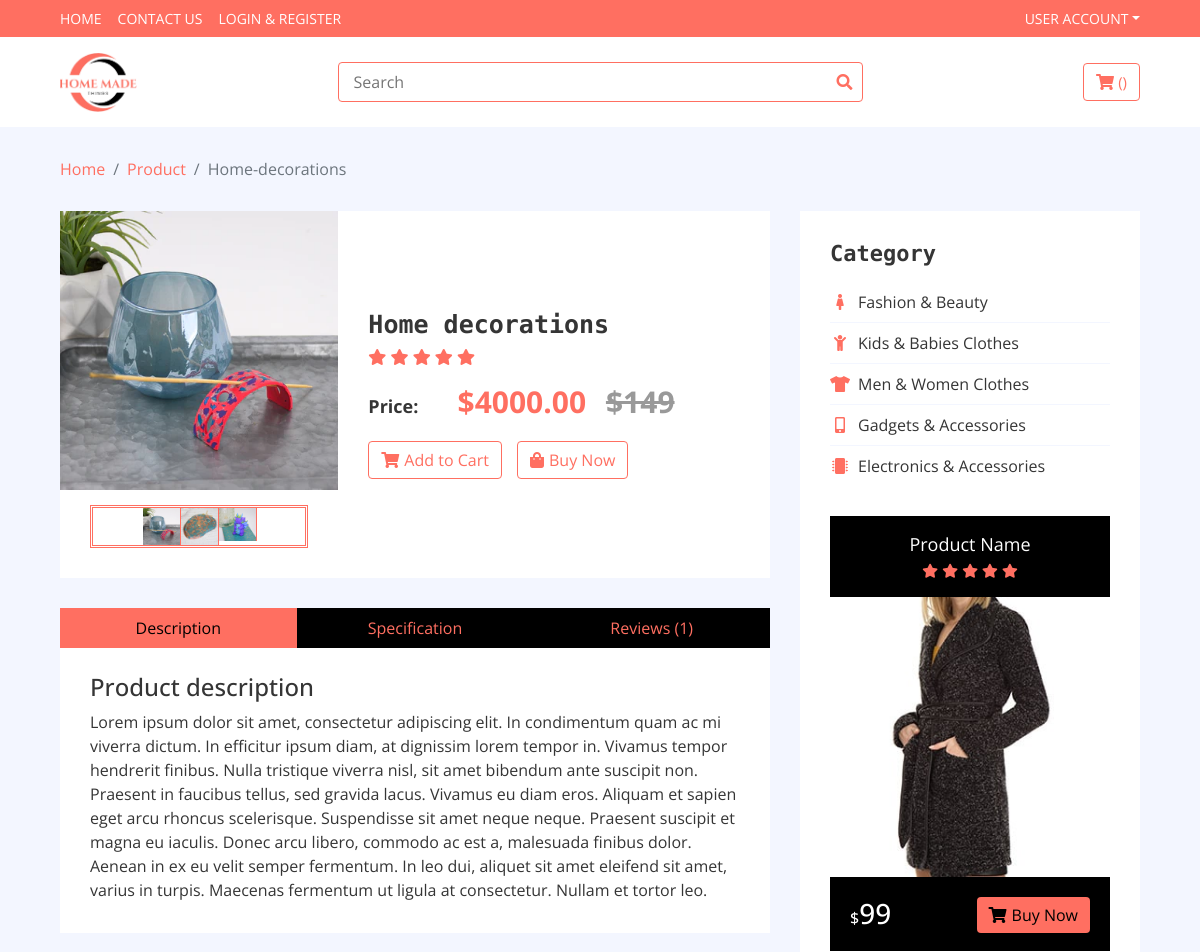
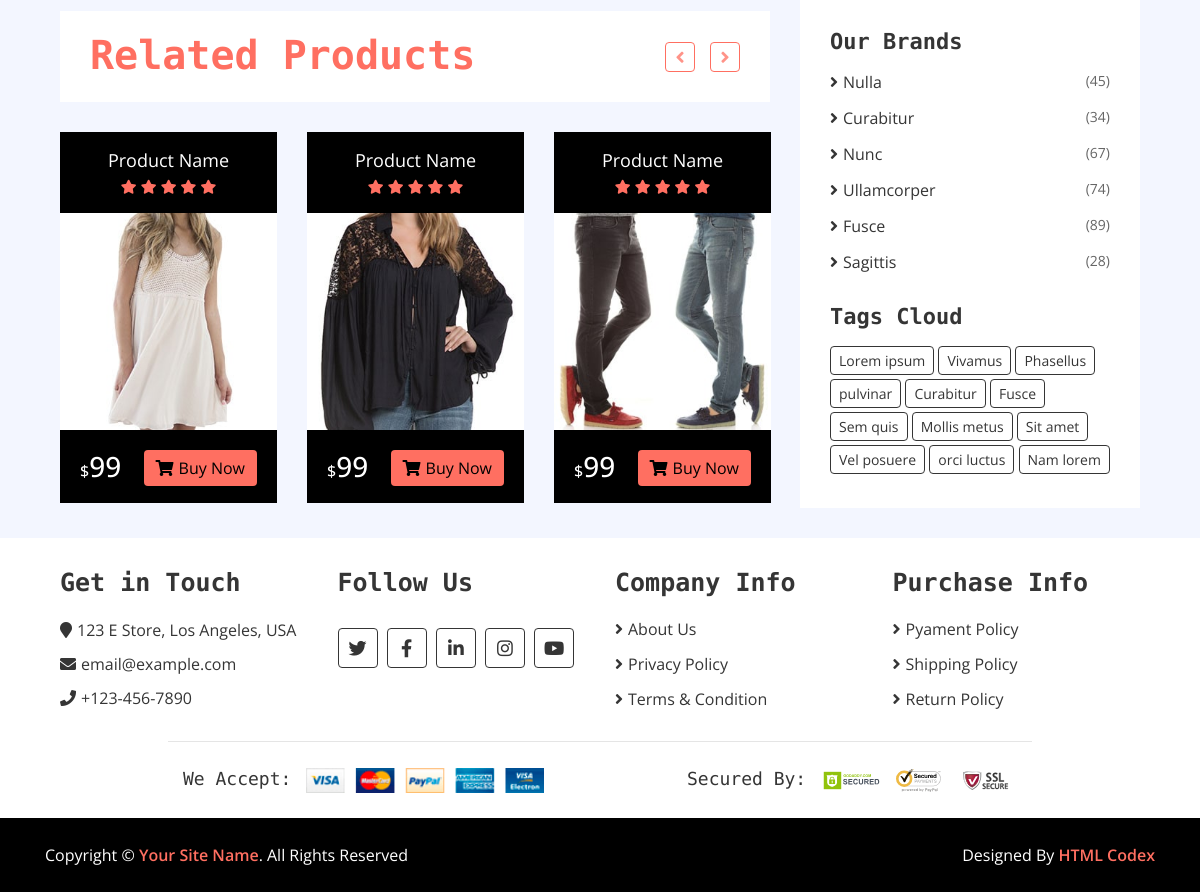
The page /product/home-decorations/ on the database its author committed (2 pictures, top to bottom).
### siteApp/models.py (models this page shows, shortened)
class ProductImage(BaseModel):
    product = models.ForeignKey('Product',on_delete=models.CASCADE, related_name='product_image')
    image = models.ImageField(upload_to='products/')

class Product(BaseModel):
    title = models.CharField(max_length=100)
    description = models.TextField()
    price = models.DecimalField(max_digits=10,decimal_places=2)
    slug = models.SlugField(unique=True,null=True,blank=True)
    category = models.ForeignKey('Category', on_delete=models.CASCADE,related_name='products')

### siteApp/views.py (the view)
# urls.py: path('<slug>/',get_product,name="get_product")
def get_product(request,slug):
    try:
        products = Product.objects.get(slug=slug)
        return render(request,'product/product.html',context={'products':products})
    except Product.DoesNotExist:
        raise Http404("Product not found")
    except Exception as e:
        print(e)

### templates/product/product.html (shortened to what this page needs)
{% extends "base/base.html" %}
{% block  start %}
<div class="product-detail">
    <div class="container-fluid">
        <div class="row">
            <div class="col-lg-8">
                <div class="product-detail-top">
                    <div class="row align-items-center">
                        <div class="col-md-5">
                            <div class="product-slider-single normal-slider">
                               {% for image in products.product_image.all %}
                                <img src="/media/{{ image.image }}" alt="Product Image">
                                {% endfor %}
                            </div>
                            <div class="product-slider-single-nav normal-slider">
                                {% for image in products.product_image.all %}
                                <div class="slider-nav-img"><img src="/media/{{ image.image }}" alt="Product Image"></div>
                                {% endfor %}
                            </div>
                        </div>
                        <div class="col-md-7">
                            <div class="product-content">
                                <div class="title"><h2>{{products.title}}</h2></div>
                                <div class="ratting">
                                    <i class="fa fa-star"></i>
                                    <i class="fa fa-star"></i>
                                    <i class="fa fa-star"></i>
                                    <i class="fa fa-star"></i>
                                    <i class="fa fa-star"></i>
                                </div>
                                <div class="price">
                                    <h4>Price:</h4>
                                    <p>${{products.price}} <span>$149</span></p>
                                </div>
                                <div class="action">
                                    {% if user.is_authenticated %}
                                    {% include "base/alert.html" %}
                                    <a class="btn" href="{% url 'add_to_cart' products.uid %}"><i class="fa fa-shopping-cart"></i>Add to Cart</a>
                                    <a class="btn" href="#"><i class="fa fa-shopping-bag"></i>Buy Now</a>
                                    {% else %}
                                    <a class="btn" href="{% url 'login' %}"><i class="fa fa-shopping-cart"></i>Add to Cart</a>
                                    <a class="btn" href="#"><i class="fa fa-shopping-bag"></i>Buy Now</a>
                                    {% endif %}
                                </div>
                            </div>
                        </div>
                    </div>
                </div>
                <div class="row product-detail-bottom">
                    <div class="col-lg-12">
                        <ul class="nav nav-pills nav-justified">
                            <li class="nav-item">
                                <a class="nav-link active" data-toggle="pill" href="#description">Description</a>
                            </li>
                            <li class="nav-item">
                                <a class="nav-link" data-toggle="pill" href="#specification">Specification</a>
                            </li>
                            <li class="nav-item">
                                <a class="nav-link" data-toggle="pill" href="#reviews">Reviews (1)</a>
                            </li>
                        </ul>
                        <div class="tab-content">
                            <div id="description" class="container tab-pane active">
                                <h4>Product description</h4>
                                <p>
                                    Lorem ipsum dolor sit amet, consectetur adipiscing elit. In condimentum quam ac mi viverra dictum. In efficitur ipsum diam, at dignissim lorem tempor in. Vivamus tempor hendrerit finibus. Nulla tristique viverra nisl, sit amet bibendum ante suscipit non. Praesent in faucibus tellus, sed gravida lacus. Vivamus eu diam eros. Aliquam et sapien eget arcu rhoncus scelerisque. Suspendisse sit amet neque neque. Praesent suscipit et magna eu iaculis. Donec arcu libero, commodo ac est a, malesuada finibus dolor. Aenean in ex eu velit semper fermentum. In leo dui, aliquet sit amet eleifend sit amet, varius in turpis. Maecenas fermentum ut ligula at consectetur. Nullam et tortor leo.
                                </p>
                            </div>
                        </div>
                    </div>
                </div>
                <div class="product">
                    <div class="section-header">
                        <h1>Related Products</h1>
                    </div>
                    <div class="row align-items-center product-slider product-slider-3">
                        <div class="col-lg-3">
                            <div class="product-item">
                                <div class="product-title">
                                    <a href="#">Product Name</a>
                                    <div class="ratting">
                                        <i class="fa fa-star"></i>
                                        <i class="fa fa-star"></i>
                                        <i class="fa fa-star"></i>
                                        <i class="fa fa-star"></i>
                                        <i class="fa fa-star"></i>
                                    </div>
                                </div>
                                <div class="product-image">
                                    <a href="product-detail.html">
                                        <img src="img/product-10.jpg" alt="Product Image">
                                    </a>
                                </div>
                                <div class="product-price">
                                    <h3><span>$</span>99</h3>
                                    <a class="btn" href=""><i class="fa fa-shopping-cart"></i>Buy Now</a>
                                </div>
                            </div>
                        </div>
                        <div class="col-lg-3">
                            <div class="product-item">
                                <div class="product-title">
                                    <a href="#">Product Name</a>
                                    <div class="ratting">
                                        <i class="fa fa-star"></i>
                                        <i class="fa fa-star"></i>
                                        <i class="fa fa-star"></i>
                                        <i class="fa fa-star"></i>
                                        <i class="fa fa-star"></i>
                                    </div>
                                </div>
                                <div class="product-image">
                                    <a href="product-detail.html">
                                        <img src="img/product-8.jpg" alt="Product Image">
                                    </a>
                                </div>
                                <div class="product-price">
                                    <h3><span>$</span>99</h3>
                                    <a class="btn" href=""><i class="fa fa-shopping-cart"></i>Buy Now</a>
                                </div>
                            </div>
                        </div>
                        <div class="col-lg-3">
                            <div class="product-item">
                                <div class="product-title">
                                    <a href="#">Product Name</a>
                                    <div class="ratting">
                                        <i class="fa fa-star"></i>
                                        <i class="fa fa-star"></i>
                                        <i class="fa fa-star"></i>
                                        <i class="fa fa-star"></i>
                                        <i class="fa fa-star"></i>
                                    </div>
                                </div>
                                <div class="product-image">
                                    <a href="product-detail.html">
                                        <img src="img/product-6.jpg" alt="Product Image">
                                    </a>
                                </div>
                                <div class="product-price">
                                    <h3><span>$</span>99</h3>
                                    <a class="btn" href=""><i class="fa fa-shopping-cart"></i>Buy Now</a>
                                </div>
                            </div>
                        </div>
                    </div>
                </div>
            </div>
            <div class="col-lg-4 sidebar">
                <div class="sidebar-widget category">
                    <h2 class="title">Category</h2>
                    <nav class="navbar bg-light">
                        <ul class="navbar-nav">
                            <li class="nav-item">
                                <a class="nav-link" href="#"><i class="fa fa-female"></i>Fashion & Beauty</a>
                            </li>
                            <li class="nav-item">
                                <a class="nav-link" href="#"><i class="fa fa-child"></i>Kids & Babies Clothes</a>
                            </li>
                            <li class="nav-item">
                                <a class="nav-link" href="#"><i class="fa fa-tshirt"></i>Men & Women Clothes</a>
                            </li>
                            <li class="nav-item">
                                <a class="nav-link" href="#"><i class="fa fa-mobile-alt"></i>Gadgets & Accessories</a>
                            </li>
                            <li class="nav-item">
                                <a class="nav-link" href="#"><i class="fa fa-microchip"></i>Electronics & Accessories</a>
                            </li>
                        </ul>
                    </nav>
                </div>
                <div class="sidebar-widget widget-slider">
                    <div class="sidebar-slider normal-slider">
                        <div class="product-item">
                            <div class="product-title">
                                <a href="#">Product Name</a>
                                <div class="ratting">
                                    <i class="fa fa-star"></i>
                                    <i class="fa fa-star"></i>
                                    <i class="fa fa-star"></i>
                                    <i class="fa fa-star"></i>
                                    <i class="fa fa-star"></i>
                                </div>
                            </div>
                            <div class="product-image">
                                <a href="product-detail.html">
                                    <img src="img/product-7.jpg" alt="Product Image">
                                </a>
                            </div>
                            <div class="product-price">
                                <h3><span>$</span>99</h3>
                                <a class="btn" href=""><i class="fa fa-shopping-cart"></i>Buy Now</a>
                            </div>
                        </div>
                    </div>
                </div>
                <div class="sidebar-widget brands">
                    <h2 class="title">Our Brands</h2>
                    <ul>
                        <li><a href="#">Nulla </a><span>(45)</span></li>
                        <li><a href="#">Curabitur </a><span>(34)</span></li>
                        <li><a href="#">Nunc </a><span>(67)</span></li>
                        <li><a href="#">Ullamcorper</a><span>(74)</span></li>
                        <li><a href="#">Fusce </a><span>(89)</span></li>
                        <li><a href="#">Sagittis</a><span>(28)</span></li>
                    </ul>
                </div>
                <div class="sidebar-widget tag">
                    <h2 class="title">Tags Cloud</h2>
                    <a href="#">Lorem ipsum</a>
                    <a href="#">Vivamus</a>
                    <a href="#">Phasellus</a>
                    <a href="#">pulvinar</a>
                    <a href="#">Curabitur</a>
                    <a href="#">Fusce</a>
                    <a href="#">Sem quis</a>
                    <a href="#">Mollis metus</a>
                    <a href="#">Sit amet</a>
                    <a href="#">Vel posuere</a>
                    <a href="#">orci luctus</a>
                    <a href="#">Nam lorem</a>
                </div>
            </div>
        </div>
    </div>
</div>
{% endblock  %}

### rows shown on the page
ProductImage: image (picture)
ProductImage: image (picture)
ProductImage: image (picture)
Product: title "Home decorations", price "4000.00"

### other values the page prints
{{ crumb.name }} "Product"
{{ crumb.name }} "Home-decorations"
